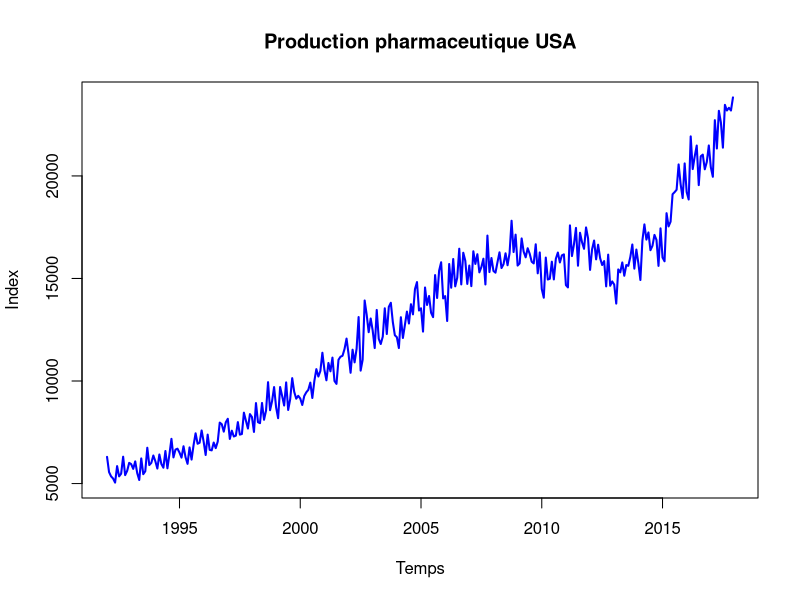
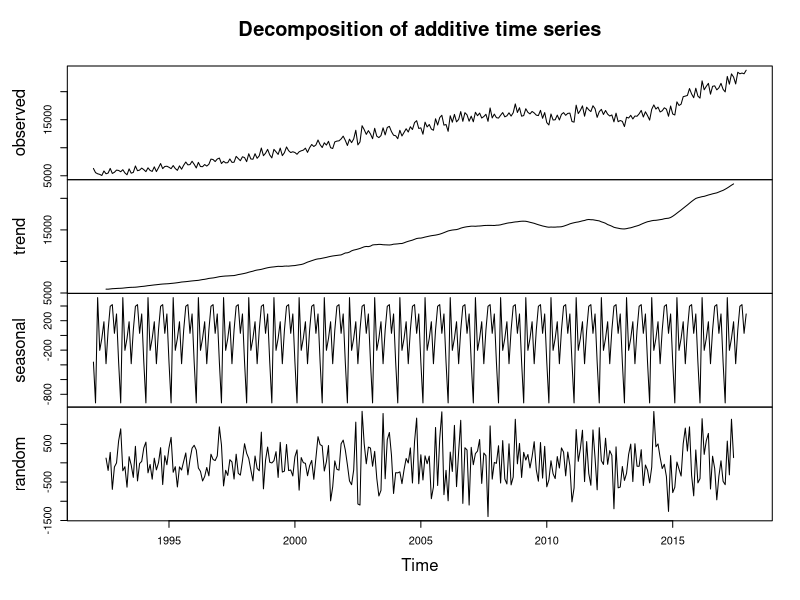
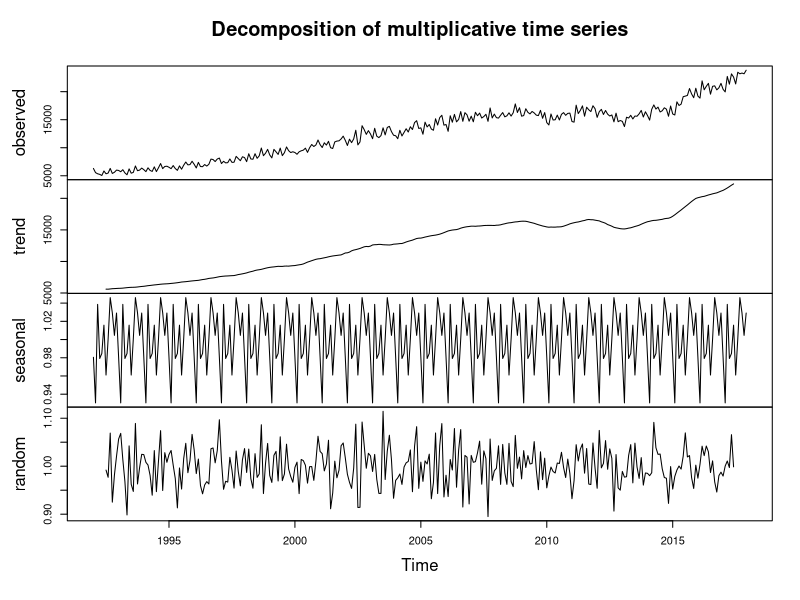
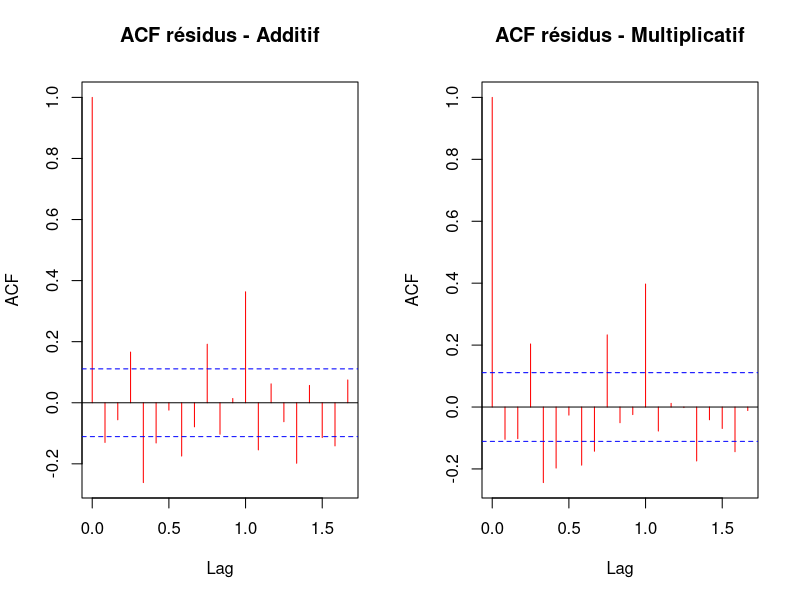
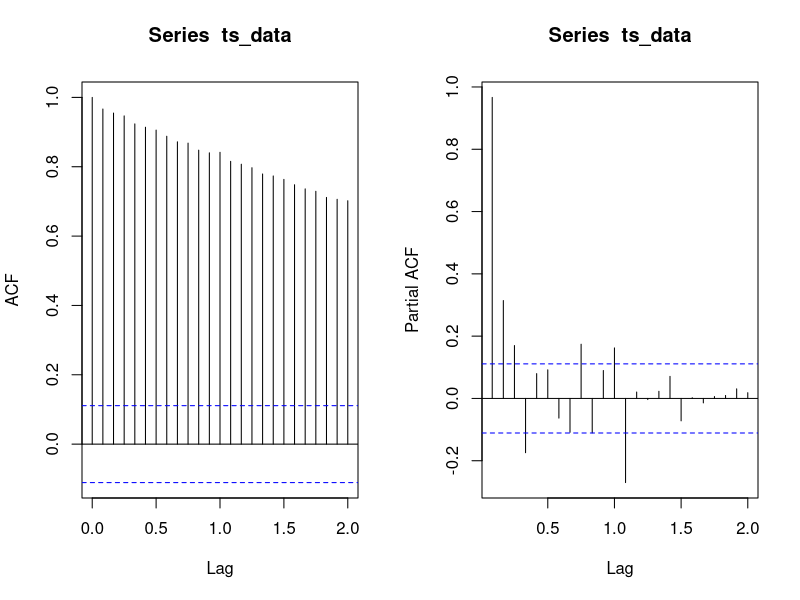
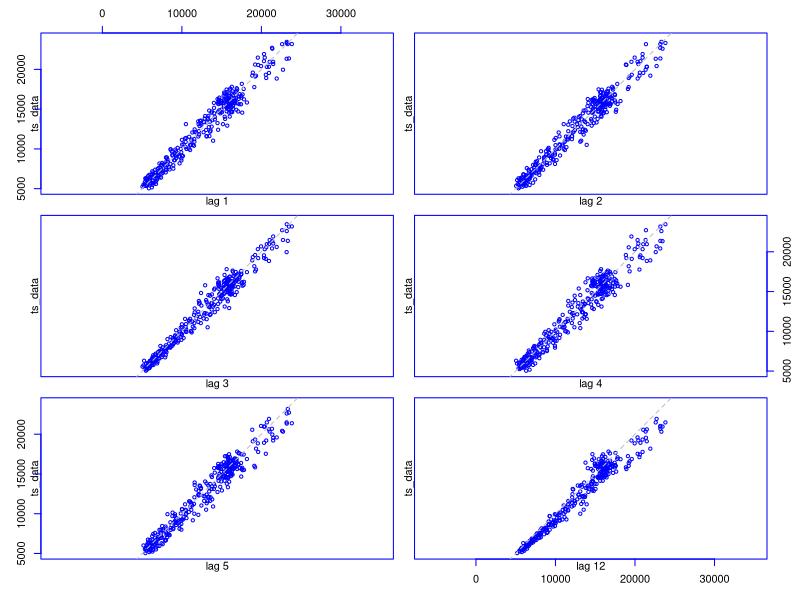
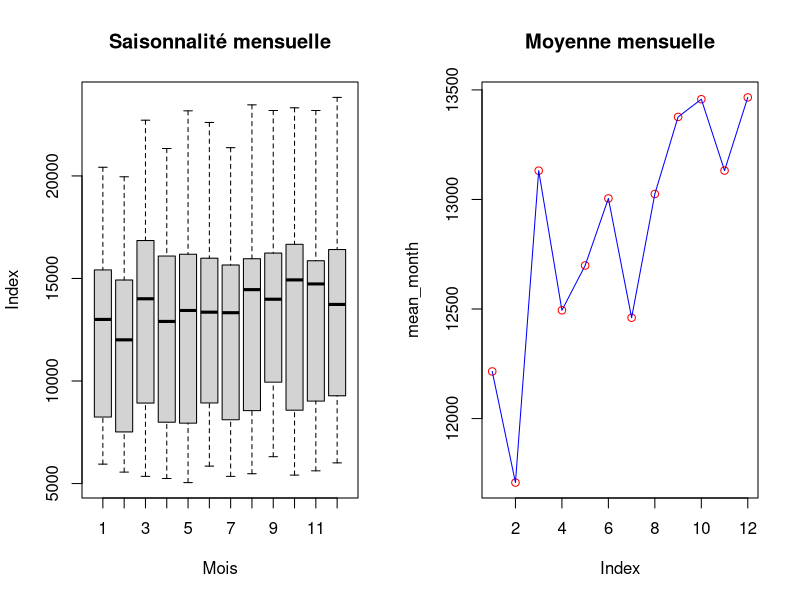
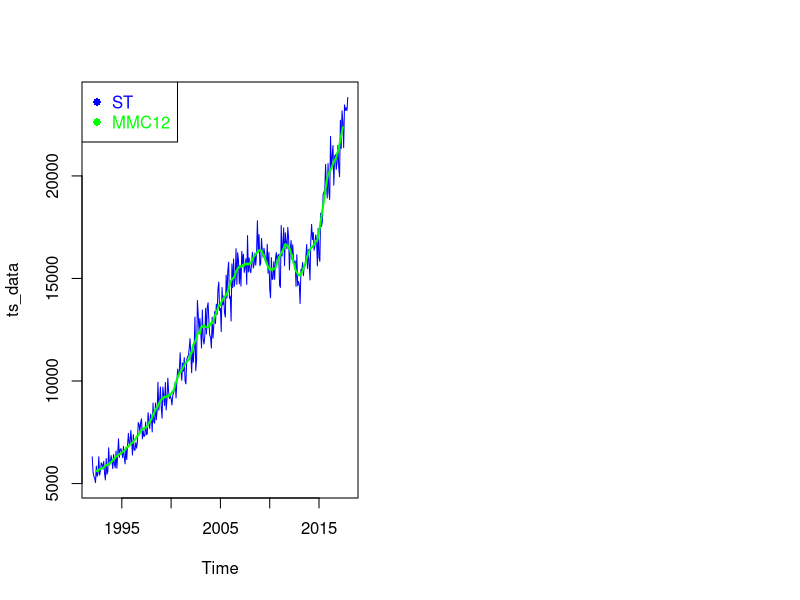

Recreate these plots in R, in order.
## ---- chunk 1
knitr::opts_chunk$set(echo = TRUE)

library(readxl)
library(forecast)
library(tseries)
library(stats)
## ---- chunk 2
data <- read_excel("USA.xlsx")
head(data)
## ---- chunk 3
ts_data <- ts(data$Index, start = c(1992,1), frequency = 12)
ts_data
## ---- chunk 4
plot(ts_data,
     main = "Production pharmaceutique USA",
     ylab = "Index",
     xlab = "Temps",
     col = "blue",
     lwd = 2)
## ---- chunk 5
summary(ts_data)
mean(ts_data)
sd(ts_data)
var(ts_data)
## ---- chunk 6
t <- seq_along(ts_data)
decadd <- decompose(ts_data, type = "additive")
decmult <- decompose(ts_data, type = "multiplicative")
plot(decadd)
plot(decmult)
## ---- chunk 7
par(mfrow = c(1,2))

acf(decadd$random,
    lag.max = 20,
    type = "correlation",
    plot = TRUE,
    col = "red",
    main = "ACF résidus - Additif",
    na.action=na.pass)
acf(decmult$random,
    lag.max = 20,
    type = "correlation",
    plot = TRUE,
    col = "red",
    main = "ACF résidus - Multiplicatif",
    na.action=na.pass)
## ---- chunk 8
par(mfrow=c(1,2))

acf(ts_data)
pacf(ts_data)
## ---- chunk 9
lag.plot(ts_data,
         set.lags = c(1:5, 12),
         layout = c(3, 2),
         col = "blue",
         do.lines = FALSE)
## ---- chunk 10
par(mfrow = c(1, 2))

boxplot(ts_data ~ cycle(ts_data),
        main="Saisonnalité mensuelle",
        xlab="Mois",
        ylab="Index")

mean_month = tapply(ts_data, cycle(ts_data), mean)

plot(mean_month,
     col="red",
     main="Moyenne mensuelle")

lines(mean_month, col="blue")
## ---- chunk 11
adf.test(ts_data)
## ---- chunk 12
MMC12 <- filter(ts_data, filter = rep(1/12, 12), method = "convolution", sides = 2)
plot(ts_data, col="blue", lwd=1)
lines(MMC12, col="green", lwd=2)
legend(x="topleft",legend=c("ST", "MMC12"), text.col=c("blue","green"),
pch=c(16,16), col=c("blue","green"))
## ---- chunk 13
modelRL <- lm(ts_data ~ t)
summary(modelRL)
## ---- chunk 14
modelPoly2 <- lm(ts_data ~ t + I(t^2))
summary(modelPoly2)
## ---- chunk 15
modelPoly3 <- lm(ts_data ~ t + I(t^2) + I(t^3))
summary(modelPoly3)
## ---- chunk 16
par(mfrow=c(1,1))

x_time <- as.numeric(time(ts_data))
y_data <- as.numeric(ts_data)

### Série brute avec les différentes tendances
plot(x_time,
     y_data,
     type="l",
     col="blue",
     main="Comparaison des tendances",
     ylab="Index",
     xlab="Temps")

lines(x_time,
     as.numeric(fitted(modelRL)),
      col="red",
      lwd=2)

lines(x_time,
     as.numeric(fitted(modelPoly2)),
      col="purple",
      lwd=2)

lines(x_time,
     as.numeric(fitted(modelPoly3)),
      col="green",
      lwd=2)

legend("topleft",legend = c("ST", "RL", "RP2", "RP3"),col = c("blue","red","purple","green"),lwd = 2)
## ---- chunk 17
# AIC
AIC(modelRL, modelPoly2, modelPoly3)

# BIC  
BIC(modelRL, modelPoly2, modelPoly3)
## ---- chunk 18
saisonnaliteResidusRL <- ts_data - fitted(modelRL)

saisonnaliteResidusRLstd <- as.numeric(scale(saisonnaliteResidusRL))
saisonnaliteResidusRLstd <- ts(saisonnaliteResidusRLstd,
                               start = start(ts_data),
                               frequency = frequency(ts_data))

t_time <- as.numeric(time(ts_data))

modeleSaisRL <- lm(saisonnaliteResidusRLstd ~
                     cos(2*pi*t_time/12) + cos(4*pi*t_time/12) +
                     sin(2*pi*t_time/12) + sin(4*pi*t_time/12))

summary(modeleSaisRL)

plot(saisonnaliteResidusRLstd, col="blue", ylab="V1")
points(time(ts_data),fitted(modeleSaisRL),type="l",col="red",
lwd = 2)
legend(x="topleft",legend=c("TST", "Saisonnalité"),
text.col=c("blue","red"),
pch=c(16,16), col=c("blue","red"))
## ---- chunk 19
saisonnaliteResidusPoly2 <- ts_data - fitted(modelPoly2)

saisonnaliteResidusPoly2std <- as.numeric(scale(saisonnaliteResidusPoly2))
saisonnaliteResidusPoly2std <- ts(saisonnaliteResidusPoly2std,
                                  start = start(ts_data),
                                  frequency = frequency(ts_data))

modeleSaispoly2 <- lm(saisonnaliteResidusPoly2std ~
                        cos(2*pi*t_time/12) + cos(4*pi*t_time/12) +
                        sin(2*pi*t_time/12) + sin(4*pi*t_time/12))

summary(modeleSaispoly2)

plot(saisonnaliteResidusPoly2std, col="blue", ylab="V1")
points(time(ts_data), fitted(modeleSaispoly2), type="l", col="red", lwd=2)
legend(x="topleft", legend=c("TST", "Saisonnalité"),
       text.col=c("blue","red"),
       pch=c(16,16), col=c("blue","red"))
## ---- chunk 20
saisonnaliteResidusPoly3 <- ts_data - fitted(modelPoly3)

saisonnaliteResidusPoly3std <- as.numeric(scale(saisonnaliteResidusPoly3))
saisonnaliteResidusPoly3std <- ts(saisonnaliteResidusPoly3std,
                                  start = start(ts_data),
                                  frequency = frequency(ts_data))


modeleSaispoly3 <- lm(saisonnaliteResidusPoly3std ~
                        cos(2*pi*t_time/12) + cos(4*pi*t_time/12) +
                        sin(2*pi*t_time/12) + sin(4*pi*t_time/12))

summary(modeleSaispoly3)

plot(saisonnaliteResidusPoly3std, col="blue", ylab="V1")
points(time(ts_data), fitted(modeleSaispoly3), type="l", col="red", lwd=2)
legend(x="topleft", legend=c("TST", "Saisonnalité"),
       text.col=c("blue","red"),
       pch=c(16,16), col=c("blue","red"))
## ---- chunk 21
AIC(modeleSaisRL, modeleSaispoly2, modeleSaispoly3)
BIC(modeleSaisRL, modeleSaispoly2, modeleSaispoly3)
## ---- chunk 22
cor(ts_data, fitted(modeleSaispoly3) + fitted(modelPoly3))
## ---- chunk 23
Z3 = saisonnaliteResidusRLstd - fitted(modeleSaisRL)
par(mfrow = c(1,2))
plot.ts(Z3, xlab="time",ylab=" Z1 ", lwd = 2,
main="Composante résiduelle", col="blue")
acf(Z3, lag.max = 20, type = c("correlation"),
plot = TRUE, col="red", main = "Z3", lwd = 2,
na.action = na.pass)

## ---- chunk 24
Z4 = saisonnaliteResidusPoly2std - fitted(modeleSaispoly2)
par(mfrow = c(1,2))
plot.ts(Z4, xlab="time", ylab=" Z4 ", lwd = 2,
main="Composante résiduelle", col="blue")
acf(Z4, lag.max = 20, type = "correlation",
plot = TRUE, col="red", main = "Z4", lwd = 2,
na.action = na.pass)
## ---- chunk 25
Z5 = saisonnaliteResidusPoly3std - fitted(modeleSaispoly3)
par(mfrow = c(1,2))
plot.ts(Z5, xlab="time", ylab=" Z5 ", lwd = 2,
        main="Composante résiduelle", col="blue")
acf(Z5, lag.max = 20, type = "correlation",
    plot = TRUE, col="red", main = "Z5", lwd = 2,
    na.action = na.pass)
## ---- chunk 26
test = adf.test(Z5)
test
## ---- chunk 27
Z_diff = diff(Z5, differences = 1)
adf.test(Z_diff)
## ---- chunk 28
acf(Z_diff, lag.max=20, col='red', main="ACF série différenciée", lwd=2)

testB = Box.test(Z_diff, lag=20, type = "Ljung-Box")
testB
## ---- chunk 29
ARIMA=auto.arima(Z5, d=1, trace=TRUE)
## ---- chunk 30
ARMA = arima(Z5,order = c(2, 1, 0),seasonal = list(order = c(2, 0, 0), period = 12))
summary(ARMA)
par(mfrow=c(1, 2))

### Diagnostic du modele ARIMA
acf(residuals(ARMA), lag.max = 20, type = "correlation", plot = TRUE, col="red")
pacf(residuals(ARMA), lag.max = 20, plot = TRUE, col="red")

# Tracé de la serie et de l'ajustement
plot(Z5, xlab="Time", ylab="Z5",main="Série résiduelle",col="blue", lwd=1, type="l")
lines(fitted(ARMA), col="red", lwd=1)
# Ajouter la légende
legend("topleft",
legend = c("Z5 originale", "Z5 estimée"),
col = c("blue", "red"),
lwd = 2,
bg = "gray90")

testBox = Box.test(residuals(ARMA), lag = 24, type = "Ljung-Box", fitdf = 4)
testBox

testJB = jarque.bera.test(residuals(ARMA))
testJB

checkresiduals(ARMA)
## ---- chunk 31
prev = forecast(ARMA, h = 12)
plot(prev, type = "l", col = "red", lwd = 2, main = "Prévisions ARMA", xlab = "Temps", ylab = "Valeur")
